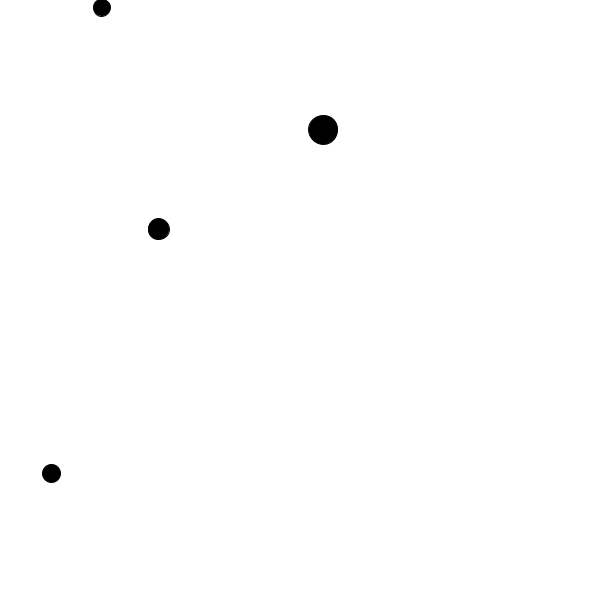
Frame 1 (no input)
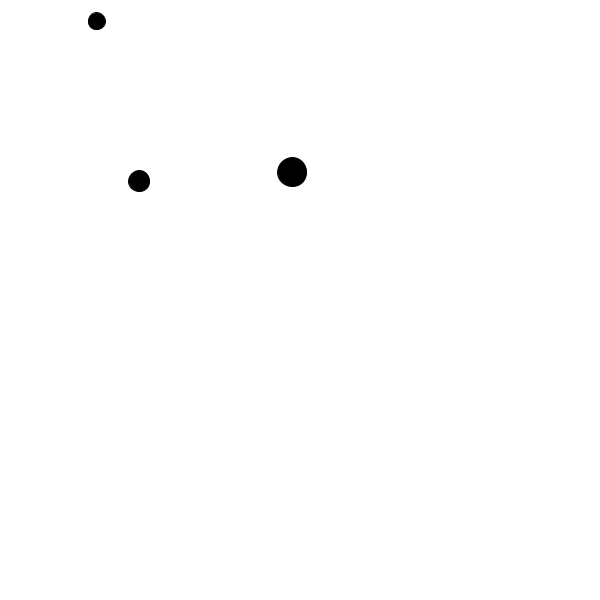
Frame 60 (the mouse pressed at the canvas centre just before this capture)
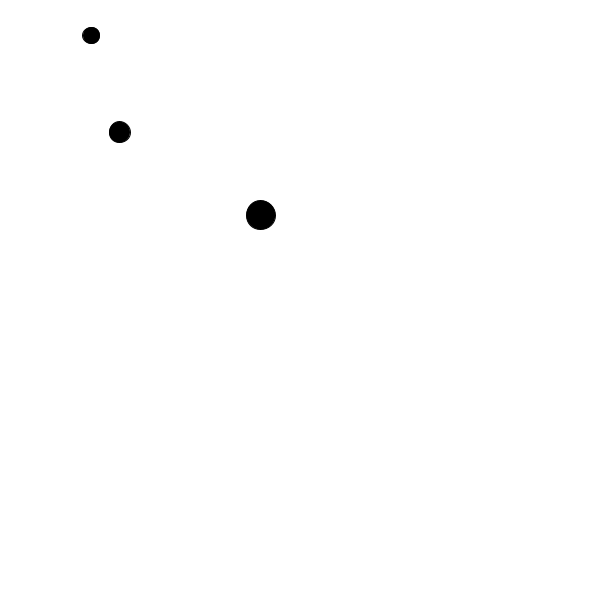
Frame 120 (the mouse held since frame 60 and released just before this capture)

The Processing sketch that drew these frames (run headless with seeded random() and noise(); from frame 60 on, the mouse is pressed at the canvas centre):

// Processing sketch: s04e0gabriela
// ── s04e0gabriela.pde
ArrayList<Circulos> lista = new ArrayList<Circulos>();
Circulos c;


void setup(){
  size(600,600);
  for (int i = 0; i < 4; i++){
    c = new Circulos();
    lista.add(c);
  }

}

void draw(){

//  frameRate(30);
  background(255);
  for (Circulos a: lista){
  a.tamano();
//  a.bordes();
  a.mov();
  a.salida();

  }
for (int i =lista.size()-1; i >= 0; i--){
  Circulos c = lista.get(i);
  if(c.salida()){ // al ser boolean, al poner () significa: true.
    lista.remove(i);
  }
}
}
/*void keyPressed(){
  if(key== ' '){
    Circulos c = new Circulos(mouseX, mouseY,10);
    lista.add(c);
  }
}
*/
// ── Circulos.pde
class Circulos{

  float x,y,t,velx,vely;

Circulos(){

x = random(0,500);
y = random(0,500);
t = random(10,30);

velx = random(-1,1);
vely = random(-1,1);
}
  void tamano(){
fill (0);
    ellipse(x,y,t,t);
  }
void mov(){


  x += velx;
  y += vely;
}

/*  void bordes(){
    if (x > width || x < 0 || y > height || y < 0){
      x= width/2;
      y= height/2;
    }
  }
  */

  boolean salida(){ //al usar este se comenta el void bordes
      if (x > width || x < 0 || y > height || y < 0){
      return true;
    } else {
      return false;
    }
  }
}
